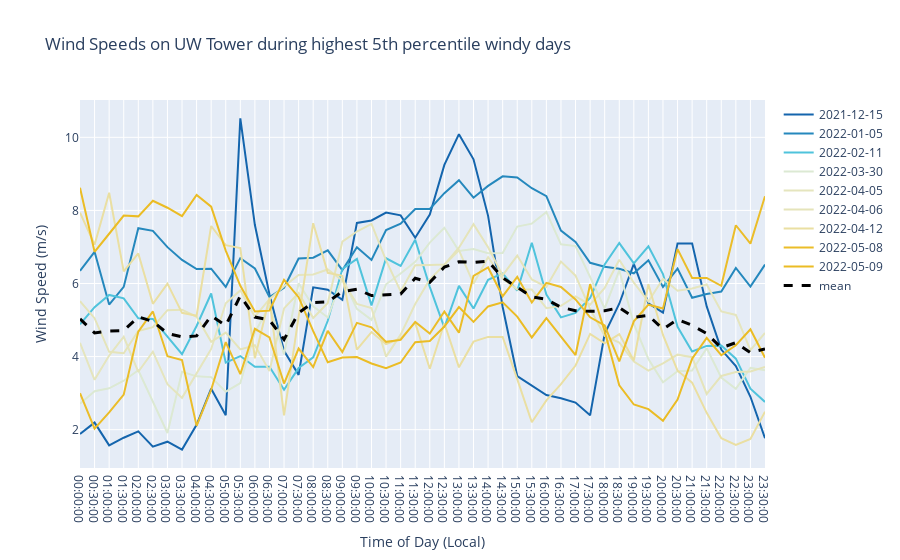

The notebook cell saved with this chart:
### Code cell
# iterate through the dates and plot the wind speed at 10m on uw tower over the day. Color by the day of water year
fig = go.Figure()
for date in sail_30min_windy_wind_df.date.unique():
    # get the day of water year
    day_of_water_year = get_day_of_water_year(date)
    # get the data for the date
    df = sail_30min_windy_wind_df[sail_30min_windy_wind_df.date == date]
    # plot the data
    fig.add_trace(go.Scatter(
        x=df['time'], 
        y=df['wspd_arith_mean'],
        name=f"{date}",
        marker_color=color_dict[day_of_water_year],
        connectgaps=False
    ))
# add the mean line with a heavier lineweight
fig.add_trace(go.Scatter(
    x=sail_30min_windy_time_avg.index, 
    y=sail_30min_windy_time_avg.values,
    name=f"mean",
    marker_color='black',
    connectgaps=False,
    line=dict(dash='dash'),
    line_width=3
))
# update to show all hover data and not just the closest point
fig.update_layout(hovermode="x unified",
                  yaxis_title='Wind Speed (m/s)',
                    xaxis_title='Time of Day (Local)',
                    title='Wind Speeds on UW Tower during highest 5th percentile windy days',
)
fig
